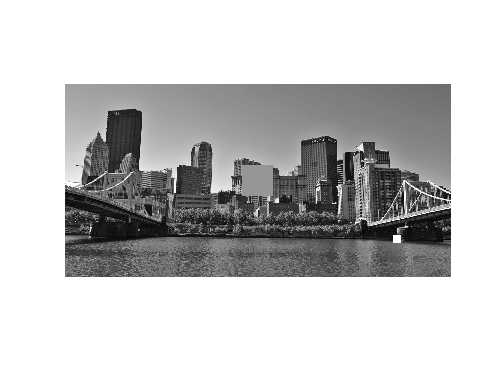
%> input picture hw1/new_image.png, 498 x 374 px, given in place of pittsburgh.png, which was not available
$ octave hw1.m   (GNU Octave 9; MATLAB toolbox functions it lacks are replaced by stand-ins)
%> lines starting %> are read from the running program, lines starting %| are printed output that depends on the picture; in (x1, y1, x2, y2) boxes, pixels count from 0 and x2, y2 are one past the last pixel; in counts of white or black regions, pixels touching at a corner belong together; the program's own positions count from 1; pictures that were not available may be replaced by others from this repository, and a replacement may not be noted
%Generate a 1000000x1 (one million by one) vector of random numbers from a Gaussian (normal) distribution with mean of 0 and standard deviation of 5.
% Use Matlab's randn function.
vector = 5.*randn(1000000, 1) + 0;
%disp(vector);

%Add 1 to every value in the previous list, by using a loop.
% To determine how many times to loop, use Matlab's size function. Time this operation and print the number in the code.
% Write that number down in answers.txt. Use Matlab's documentation to find out how to time operations.
%tic/toc starts and stops timer and prints out elapsed time
tic
for i=1:size(vector)
    vector(i,:) = vector(i,:) + 1;
end
toc;

%Now add 1 to every value in the original random vector, without using a loop.
% Time this operation, print the time and write it down. Use a different way to print the number than the method you used above.
% (See ways to print numbers at the beginning of the Matlab tutorial script.)
%check below
tic
vec2 = vector+1;
t = toc;
disp("Elapsed time is: " + t);

%Plot the exponential function 2.^x, for non-negative even values of x smaller than 100, without using loops.
x = 2:2:98;
plot(2.^x)
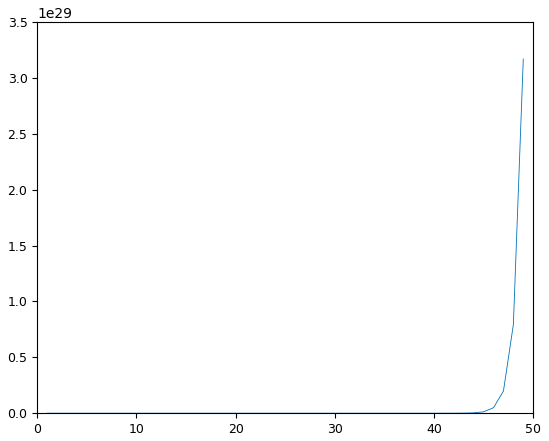
%> figure redrawn from the program's plot data; curve peaks at x = 49, y = 3.17e+29

%Create two matrices A and B which, when added together, result in a 10x10 matrix C containing all numbers from
%1 to 100. In other words, when I add A and B and convert the result to vector form, I should get a vector containing all numbers from 1 to 100.
% In code, C = A + B; assert(all(C(:) == (1:100)') == 1); Each matrix should only be created with a single command (no loops).

A = reshape(0.5:0.5:50, 10, 10, []);
B = reshape(0.5:0.5:50, 10, 10, []);
C = A + B;
%disp(C);

%Create a script that prints all the values between 1 and 10,
% in random order, with pauses of 1 second between each two prints.
N=10;
p=randperm(N);
for i=1:length(p)
    disp([p(i)]);
    b = mod(i,2);
    if b == 0
        pause(1);
        %disp("pause");
    end
end

% [19 lines of commented-out code are left out]
I = imread('pittsburgh.png');
%> I is the input picture: size 374x498x3 uint8; min 6, max 255, mean 197.4
%imshow(I)
%whos I

%Convert the image into grayscale.
GrayIm = rgb2gray(I);
%imshow(GrayIm)

%Use the function sum and a logical operator which measures equality to a scalar,
% to determine and write down how many pixels in the grayscale image are equal to 6.
% Don't use loops.
pixles = GrayIm;
val = sum(GrayIm(:)==6);
%> val = 1

%Find the darkest pixel in the image, and write its value and
% [row, column] in your answer sheet. Don't use loops.
% Hint: Convert to a vector first,
% and use Matlab's ind2sub function.
% Use Matlab's help to find out how to use that function.
darkestPix = min(GrayIm(:));
%> darkestPix = 6
[rowVal, colVal] = find(GrayIm == darkestPix);
%> rowVal = 170; colVal = 376

%Consider a 31x31 square (a square with side equal to 31 pixels) that
% is centered on the darkest pixel from question 14.
% Replace all pixels in that square with white pixels
% (pixels with value 255). Do this with loops.
for row = rowVal-15:rowVal+15
    for col = colVal-15:colVal+15
        GrayIm(row, col) = 255;
    end
    %imshow(GrayIm);
end
%> this loop made 31 passes
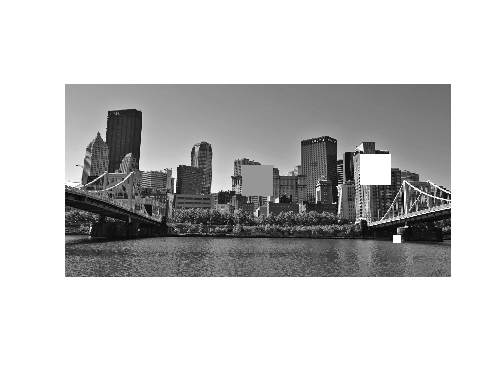
%> GrayIm: size 374x498 uint8; min 7, max 255, mean 198.3

%Take the previous image with the white square in it.
% Place a 121x121 gray square (e.g. pixel values 150)
% at the center of this image.
% This time you are NOT allowed to use loops.
% Hint: You can access a range of rows and columns
% in a matrix; think about how.
S = size(GrayIm);
%> S = [374 498]
%get the row length and divide by 2 to get middle
middleRow = ceil(S(1)/2);
%> middleRow = 187
%take column length and divide by 2 to get middle
middleCol = ceil(S(2)/2);
%> middleCol = 249
GrayIm(middleRow-60:middleRow+60, middleCol-60:middleCol+60) = 150;
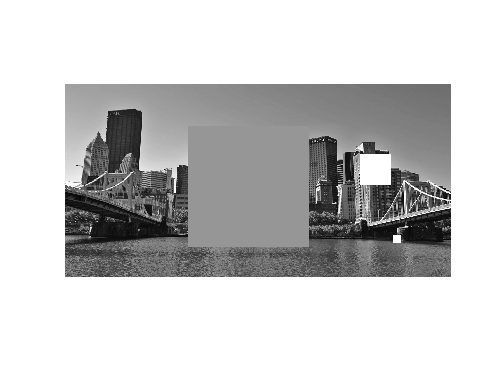
%> GrayIm: size 374x498 uint8; 7.32% of pixels changed, all inside (x1, y1, x2, y2) = (188, 126, 309, 247)
%imshow(GrayIm);

%Make a new figure, display the modified image
% (which includes both a white square and gray square),
% and save the new figure to a file using
% saveas(gcf, 'new_image.png').
figure;
imshow(GrayIm);
saveas(gcf, 'new_image.png');

%Using the original pittsburgh.png image, compute the scalar
% average pixel value along each channel (R, G, B) separately,
% then subtract the average value per channel.
% Display the resulting image and write it to a
% file mean_sub.png. If you choose to do this using a
% new matrix as your image, make sure it is of the same
% class/datatype (uint8) as the original image;
%a simple cast would do the job. You may use loops.
totalSize = sum(sum(I));
%> totalSize = [36768524 36768524 36768524]
imageSize = size(I);
%> imageSize = [374 498 3]
redChannel = totalSize(1)/(imageSize(1) * imageSize(2));
%> redChannel = 197.4
greenChannel = totalSize(2)/(imageSize(1) * imageSize(2));
%> greenChannel = 197.4
blueChannel = totalSize(3)/(imageSize(1) * imageSize(2));
%> blueChannel = 197.4

I(:, :, 1) = I(:, :, 1) - redChannel;
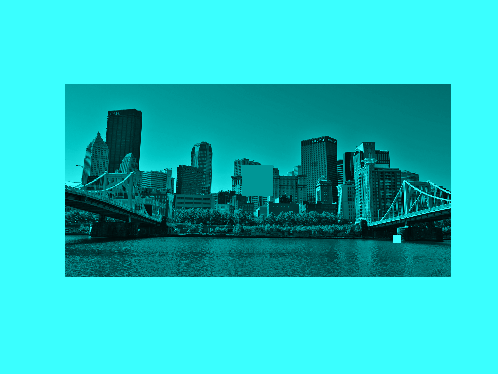
%> I: size 374x498x3 uint8; mean R, G, B 35.1, 197.4, 197.4
I(:, :, 2) = I(:, :, 2) - greenChannel;
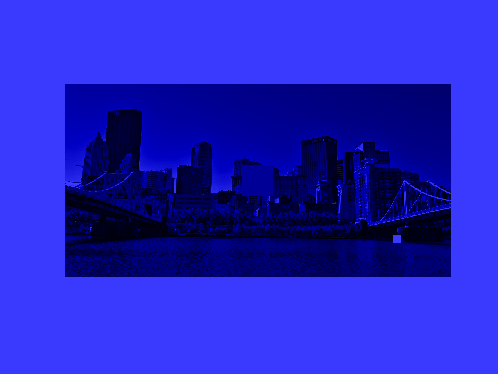
%> I: size 374x498x3 uint8; mean R, G, B 35.1, 35.1, 197.4
I(:, :, 3) = I(:, :, 3) - blueChannel;
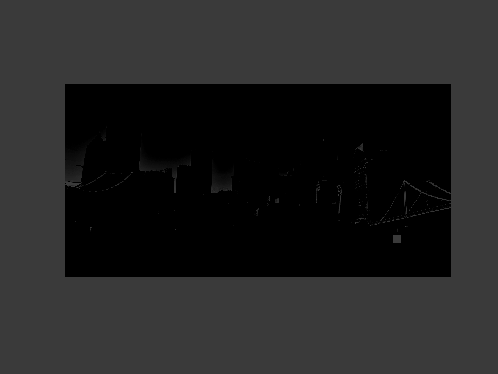
%> I: size 374x498x3 uint8; min 0, max 58, mean 35.1

figure;
imshow(I)
saveas(gcf, "mean_sub.png");
